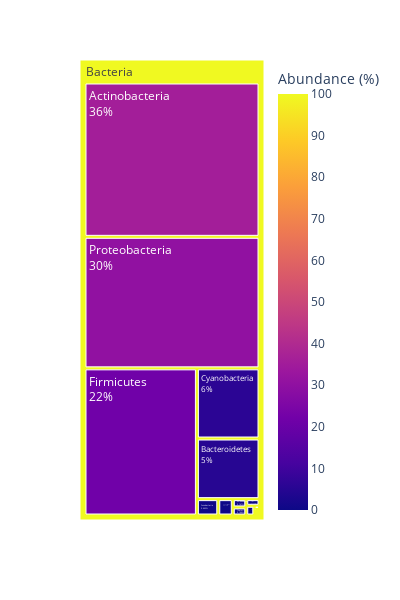

The cell this chart's notebook holds for it:
### Code cell
fig = px.treemap(dt_treemap,
  path = ['king', 'phyl'],
  values = 'abund',
  color = 'abund',
  branchvalues = 'total',
  width = 400,
  height = 600,
)

fig.data[0].textinfo = 'label+text+percent entry'
fig.data[0].marker.colors = (fig.data[0].values/max(fig.data[0].values))*100
fig.layout.coloraxis.colorbar.title.text = ("Abundance (%)")

# Changement du layout pour le poster
# fig.update_layout({
# 'font_color': "white",
# 'plot_bgcolor': 'rgba(0, 0, 0, 0)',
# 'paper_bgcolor': 'rgba(0, 0, 0, 0)'
# })

fig.show()

### Figure 1 — Plotly figure (JSON) as saved in the notebook; plotly's stock layout.template omitted (floating-point values rounded to 4 significant figures)
{"data": [{"branchvalues": "total", "customdata": [[7.482], [27280.0], [2], [453.2], [4], [50.94], [8641.0], [1969.0], [215.3], [5.933], [1], [1.667], [3.75], [4.333], [4.789], [3747.0], [1.667], [4], [2.2], [7], [2.75], [6.273], [37.4], [226.6], [41.79], [4.971], [2], [4], [1], [11820.0]], "domain": {"x": [0, 1], "y": [0, 1]}, "hovertemplate": "labels=%{label}<br>abund_sum=%{value}<br>parent=%{parent}<br>id=%{id}<br>abund=%{color}<extra></extra>", "ids": ["Bacteria/Acidobacteria", "Bacteria/Actinobacteria", "Bacteria/BRC1", "Bacteria/Bacteroidetes", "Bacteria/Chlorobi", "Bacteria/Chloroflexi", "Bacteria/Cyanobacteria", "Bacteria/Firmicutes", "Bacteria/Fusobacteria", "Bacteria/Gemmatimonadetes", "Bacteria/Lentisphaerae", "Bacteria/Nitrospirae", "Bacteria/OP10", "Bacteria/OP11", "Bacteria/Planctomycetes", "Bacteria/Proteobacteria", "Bacteria/SC4", "Bacteria/SM2F11", "Bacteria/SPAM", "Bacteria/SR1", "Bacteria/Spirochaetes", "Bacteria/Synergistetes", "Bacteria/TM7", "Bacteria/Tenericutes", "Bacteria/Thermi", "Bacteria/Verrucomicrobia", "Bacteria/WPS-2", "Bacteria/WS3", "Bacteria/ZB2", "Bacteria"], "labels": ["Acidobacteria", "Actinobacteria", "BRC1", "Bacteroidetes", "Chlorobi", "Chloroflexi", "Cyanobacteria", "Firmicutes", "Fusobacteria", "Gemmatimonadetes", "Lentisphaerae", "Nitrospirae", "OP10", "OP11", "Planctomycetes", "Proteobacteria", "SC4", "SM2F11", "SPAM", "SR1", "Spirochaetes", "Synergistetes", "TM7", "Tenericutes", "Thermi", "Verrucomicrobia", "WPS-2", "WS3", "ZB2", "Bacteria"], "marker": {"coloraxis": "coloraxis", "colors": [0.1472, 35.64, 0.0006008, 5.007, 0.001202, 0.1033, 5.796, 21.83, 0.4617, 0.01352, 0.0003004, 0.0009011, 0.002403, 0.001802, 0.005707, 30.37, 0.0009011, 0.001202, 0.001502, 0.002103, 0.004806, 0.006608, 0.1162, 0.3136, 0.1436, 0.02103, 0.0006008, 0.001202, 0.0003004, 100]}, "name": "", "parents": ["Bacteria", "Bacteria", "Bacteria", "Bacteria", "Bacteria", "Bacteria", "Bacteria", "Bacteria", "Bacteria", "Bacteria", "Bacteria", "Bacteria", "Bacteria", "Bacteria", "Bacteria", "Bacteria", "Bacteria", "Bacteria", "Bacteria", "Bacteria", "Bacteria", "Bacteria", "Bacteria", "Bacteria", "Bacteria", "Bacteria", "Bacteria", "Bacteria", "Bacteria", ""], "textinfo": "label+text+percent entry", "type": "treemap", "values": [490, 118665, 2, 16668, 4, 344, 19295, 72668, 1537, 45, 1, 3, 8, 6, 19, 101119, 3, 4, 5, 7, 16, 22, 387, 1044, 478, 70, 2, 4, 1, 332917]}], "layout": {"coloraxis": {"colorbar": {"title": {"text": "Abundance (%)"}}, "colorscale": [[0, "#0d0887"], [0.1111, "#46039f"], [0.2222, "#7201a8"], [0.3333, "#9c179e"], [0.4444, "#bd3786"], [0.5556, "#d8576b"], [0.6667, "#ed7953"], [0.7778, "#fb9f3a"], [0.8889, "#fdca26"], [1, "#f0f921"]]}, "height": 600, "legend": {"tracegroupgap": 0}, "margin": {"t": 60}, "width": 400}}
